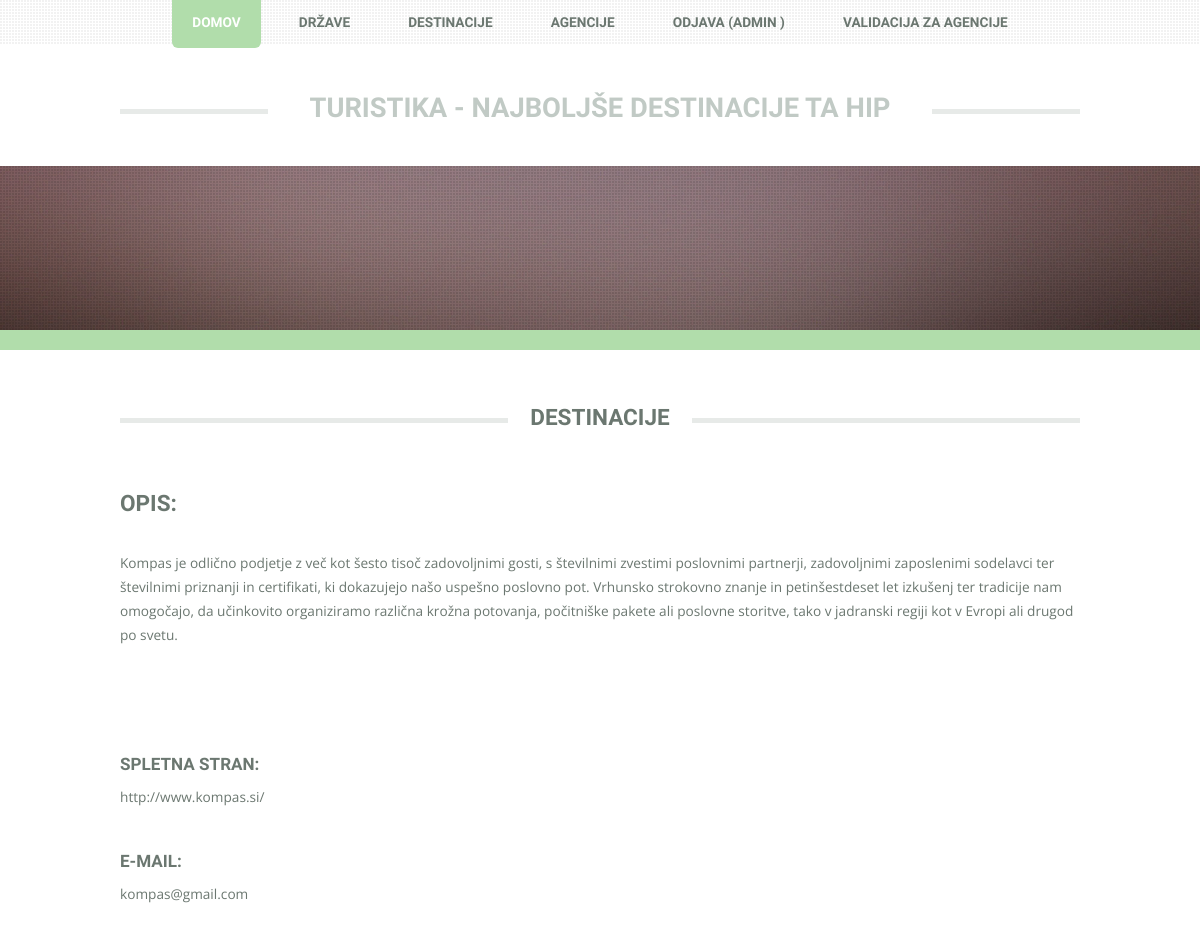
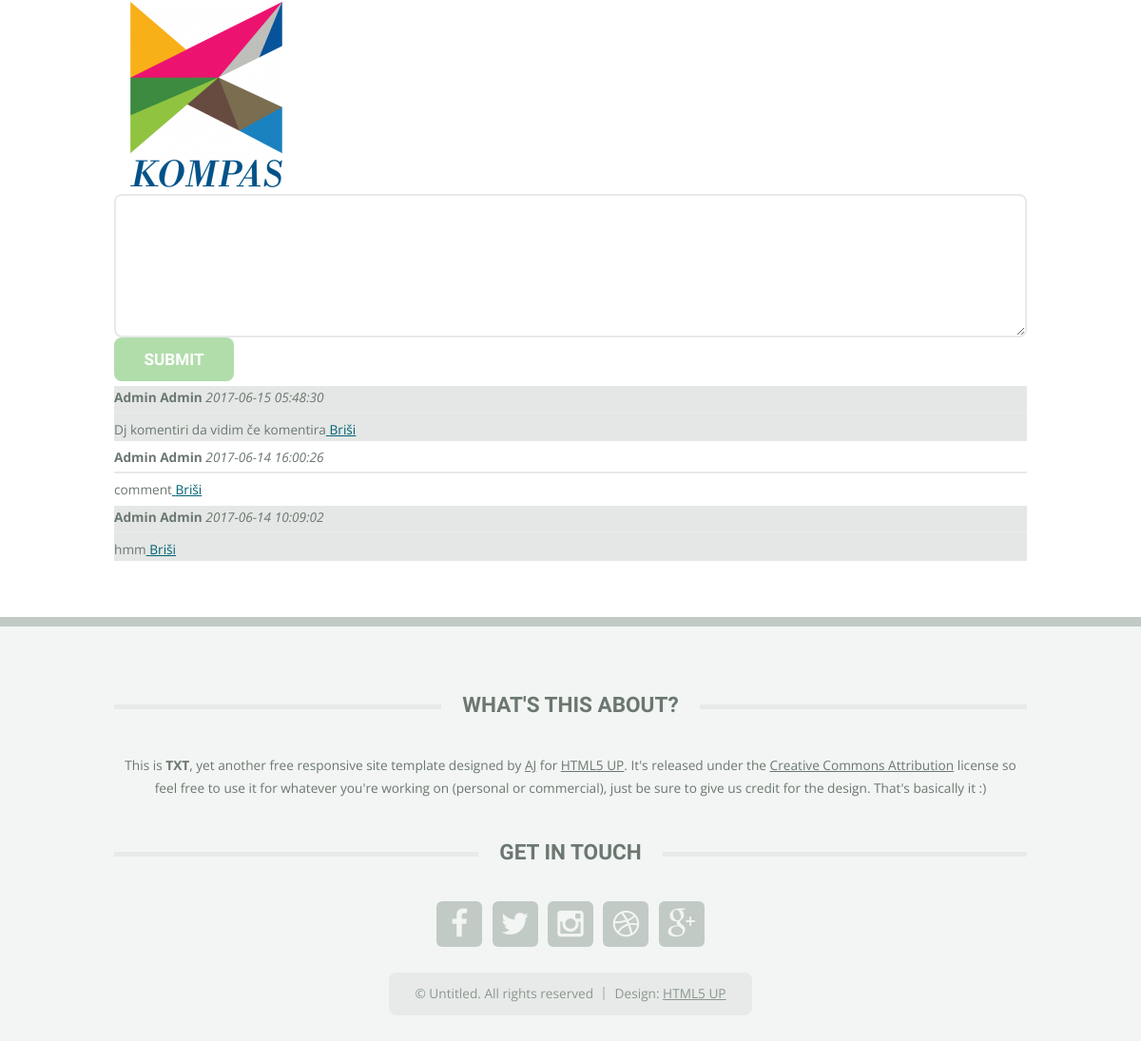
Screenshot of /agency.php?id=1 (signed in) with the database file from the repository (2 pictures, top to bottom).
### tables this page shows
CREATE TABLE `agencies` (
  `id` int(11) NOT NULL,
  `title` varchar(75) NOT NULL,
  `user_name` varchar(100) NOT NULL,
  `pass` varchar(250) NOT NULL,
  `email` varchar(100) NOT NULL,
  `avatar` varchar(150) DEFAULT NULL,
  `admin` int(11) NOT NULL,
  `description` text,
  `spletna` text
);

CREATE TABLE `agency_comments` (
  `id` int(11) NOT NULL,
  `user_id` int(11) NOT NULL,
  `agency_id` int(11) NOT NULL,
  `content` text NOT NULL,
  `date_add` timestamp NOT NULL DEFAULT CURRENT_TIMESTAMP ON UPDATE CURRENT_TIMESTAMP
);

CREATE TABLE `users` (
  `id` int(11) NOT NULL,
  `email` varchar(100) NOT NULL,
  `pass` varchar(100) NOT NULL,
  `first_name` varchar(50) DEFAULT NULL,
  `last_name` varchar(50) NOT NULL,
  `avatar` varchar(200) DEFAULT NULL,
  `admin` int(11) NOT NULL
);

### agency.php (the view, shortened to what this page needs)
<?php
    include_once 'header.php';
    include_once 'database.php';
    $agency_id = $_GET['id'];
    $query = "SELECT * FROM agencies WHERE id = $agency_id";
    $result = mysqli_query($link, $query);
    $agency = mysqli_fetch_array($result);
?>
<div>
    <p>
        <h2>Opis:</h2>
        <br>
        <?php echo $agency['description'];?>
    </p><br>
    <p>
        <h3>Spletna stran:</h3>
        <?php echo $agency['spletna'];?>
    </p>
    <p>
        <h3>E-Mail:</h3>
        <?php echo $agency['email'];?>
    </p>
    <?php
        $query = "SELECT avatar
                  FROM agencies
                  WHERE id=".$agency['id'].'
                  LIMIT 1';
        $r = mysqli_query($link, $query);
        $picture = mysqli_fetch_array($r);
        if (empty($picture['avatar'])) {
            echo '<img src="slike/no-photo.jpg" alt="" />';
        }
        else {
            echo '<img src="'.$picture['avatar'].'" alt="" />';
        }
    ?>
</div>
<form method="post" action="agency_comment_insert.php">
    <textarea rows="5" cols="5" name="comment"></textarea>
    <input type="submit" name="submit">
</form>
<?php
$query = "SELECT *, ac.id AS acid
                FROM agency_comments ac INNER JOIN
                users u ON ac.user_id=u.id
                WHERE ac.agency_id = $agency_id
                ORDER BY ac.date_add DESC";
$result = mysqli_query($link, $query);
$st = 1;
    while ($row = mysqli_fetch_array($result)) {
        if ($st%2==0) {
            echo '<div class="soda">';
        }
        else {
            echo '<div class="liha">';
        }
                echo '<span class="username">'.
                $row['first_name'].' '.
                $row['last_name'].
                '</span> ';
                echo '<span class="commentdate">'.
                $row['date_add'].'
                </span>';
                echo '<hr />';
                echo $row['content'];
                if ($row['user_id'] == $_SESSION['user_id']) {
                echo '<a href="agency_comment_delete.php?id='.$row['acid'].'" onclick="return confirm(\'Ste prepričani?\')">
                Briši</a>';
                }
        echo '</div>';
        $st ++;
    }
    ?>
<?php
include_once 'footer.php';
?>

### css/lightbox.css (style rules this page uses)
body:after { content: url(../img/close.png) url(../img/loading.gif) url(../img/prev.png) url(../img/next.png); display: none; }

### css/style.css (style rules this page uses)
body { background: #f2f5f3; }
body,input,textarea,select { font-family: 'Open Sans', sans-serif; font-weight: 400; color: #6b7770; font-size: 11.5pt; line-height: 2em; }
h1, h2, h3, h4, h5, h6 { font-family: 'Open Sans Condensed', sans-serif; font-weight: 700; text-transform: uppercase; color: #6b7770; }
a { color: #006376; text-decoration: underline; }
hr { border: 0; border-top: solid 2px #E7EAE8; margin: 0 0 3em 0; }
p, ul, ol, dl, table { margin-bottom: 3em; }
input[type="button"], input[type="submit"], input[type="reset"], .button { -webkit-appearance: none; display: inline-block; font-family: 'Open Sans Condensed', sans-serif; font-weight: 700; text-transform: uppercase; text-decoration: none; background: #b1ddab; color: #fff; border: 0; line-height: 1em; border-radius: 8px; outline: 0; cursor: pointer; -moz-transition: background-color .2s ease-in-out; -webkit-transition: background-color .2s ease-in-out; -o-transition: background-color .2s ease-in-out; -ms-transition: background-color .2s ease-in-out; transition: background-color .2s ease-in-out; }
form input[type="text"], form input[type="email"], form input[type="password"], form select, form textarea { -webkit-appearance: none; display: block; width: 100%; border-radius: 8px; border: solid 2px #E7EAE8; }
form textarea { min-height: 9em; padding: 1em; }
div.liha { background-color: #E4E7E5; margin: 5px 0px; }
.username { font-weight: bold; }
.commentdate { font-style: italic; }
div hr { margin-bottom: 5px; margin-top: 3px; }

### css/style-desktop.css (style rules this page uses)
h1, h2, h3, h4, h5, h6 { margin: 0 0 0.5em 0; }
h2 { font-size: 1.65em; }
h3 { font-size: 1.25em; }
input[type="button"], input[type="submit"], input[type="reset"], .button { font-size: 1.25em; padding: 0.85em 1.85em; }

### css/style-1000px.css (style rules this page uses)
body { min-width: 960px; }
body,input,textarea,select { font-size: 10.25pt; line-height: 1.75em; }

### rows the page displays
agencies: description "Kompas je odlično podjetje z več kot šesto tisoč zadovoljnimi gosti, s številnimi zvestimi poslovnimi partnerji, zadovoljnimi zaposlenimi sodelavci ter številnimi priznanji in certifikati, ki dokazujejo našo uspešno poslovno pot. Vrhunsko strokovno znanje in petinšestdeset let izkušenj ter tradicije nam omogočajo, da učinkovito organiziramo različna krožna potovanja, počitniške pakete ali poslovne storitve, tako v jadranski regiji kot v Evropi ali drugod po svetu.", spletna "http://www.kompas.si/", email "kompas@gmail.com", avatar (picture)
agency_comments: user.first_name "Admin", user.last_name "Admin", date_add "2017-06-15 05:48:30", content "Dj komentiri da vidim če komentira"
agency_comments: user.first_name "Admin", user.last_name "Admin", date_add "2017-06-14 16:00:26", content "comment"
agency_comments: user.first_name "Admin", user.last_name "Admin", date_add "2017-06-14 10:09:02", content "hmm"

### other values shown
$_SESSION['first_name'] "ADMIN"
